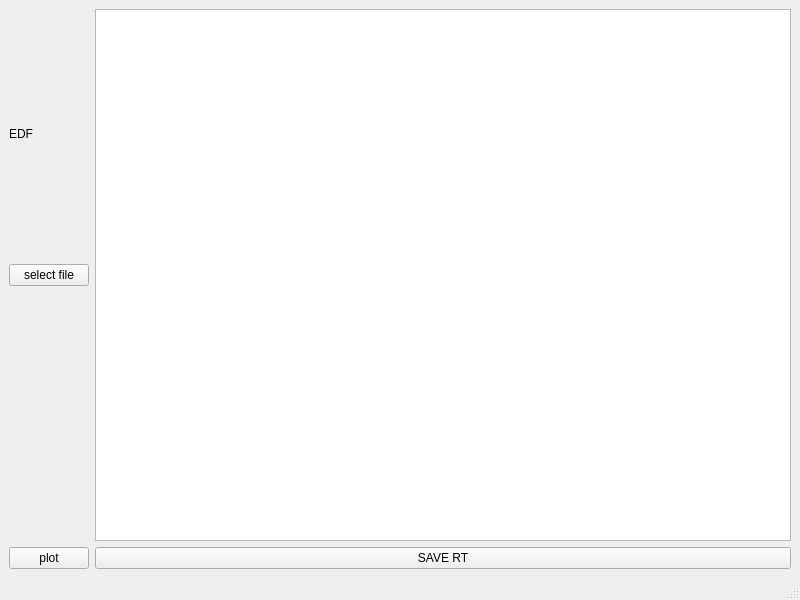
<?xml version="1.0" encoding="UTF-8"?>
<ui version="4.0">
 <class>MainWindow</class>
 <widget class="QMainWindow" name="MainWindow">
  <property name="geometry">
   <rect>
    <x>0</x>
    <y>0</y>
    <width>800</width>
    <height>600</height>
   </rect>
  </property>
  <property name="windowTitle">
   <string>MainWindow</string>
  </property>
  <widget class="QWidget" name="centralwidget">
   <layout class="QGridLayout" name="gridLayout">
    <item row="0" column="0">
     <layout class="QVBoxLayout" name="verticalLayout_2">
      <item>
       <widget class="QLabel" name="label">
        <property name="text">
         <string>EDF</string>
        </property>
       </widget>
      </item>
      <item>
       <widget class="QPushButton" name="pushButtonFile">
        <property name="text">
         <string>select file</string>
        </property>
       </widget>
      </item>
      <item>
       <widget class="QLabel" name="labelEDFFile">
        <property name="maximumSize">
         <size>
          <width>400</width>
          <height>16777215</height>
         </size>
        </property>
        <property name="focusPolicy">
         <enum>Qt::WheelFocus</enum>
        </property>
        <property name="text">
         <string/>
        </property>
        <property name="wordWrap">
         <bool>true</bool>
        </property>
       </widget>
      </item>
      <item>
       <widget class="QPushButton" name="pushButtonPlot">
        <property name="text">
         <string>plot</string>
        </property>
       </widget>
      </item>
     </layout>
    </item>
    <item row="0" column="1">
     <layout class="QVBoxLayout" name="verticalLayout">
      <item>
       <widget class="QTableView" name="tableView"/>
      </item>
      <item>
       <widget class="QPushButton" name="pushButtonSaveRtToFile">
        <property name="text">
         <string>SAVE RT</string>
        </property>
       </widget>
      </item>
     </layout>
    </item>
   </layout>
  </widget>
  <widget class="QMenuBar" name="menubar">
   <property name="geometry">
    <rect>
     <x>0</x>
     <y>0</y>
     <width>800</width>
     <height>24</height>
    </rect>
   </property>
  </widget>
  <widget class="QStatusBar" name="statusbar"/>
 </widget>
 <resources/>
 <connections/>
</ui>
